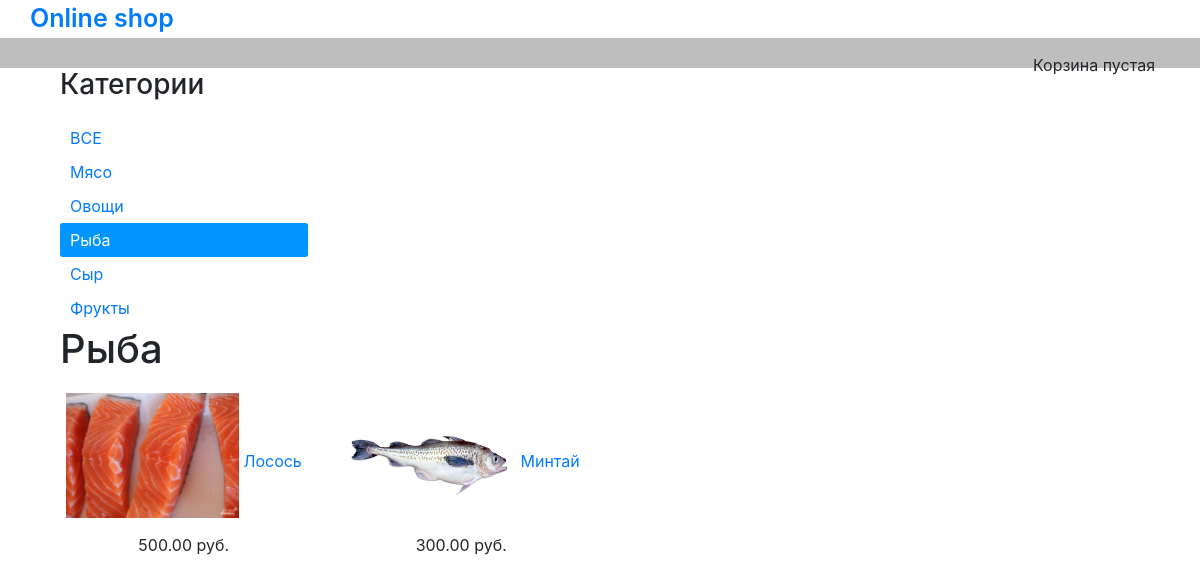
Screenshot of /ryba/ with the database file from the repository.
### shop/models.py (models this page shows, shortened)
class Category(models.Model):
    name = models.CharField(max_length=100, db_index=True)
    slug = models.SlugField(max_length=100, db_index=True, unique=True)
    class Meta:
        ordering = ['name']
        verbose_name = 'Категория'
        verbose_name_plural = 'Категории'
    def get_absolute_url(self):
        return reverse('shop:ProductByCategory', args=[self.slug])

class Product(models.Model):
    category = models.ForeignKey(Category, related_name='products', verbose_name='Категория', on_delete=models.CASCADE)
    name = models.CharField(max_length=100, db_index=True, verbose_name='Название')
    slug = models.SlugField(max_length=100, db_index=True)
    description = models.TextField(blank=True, verbose_name='Описание')
    price = models.DecimalField(max_digits=10, decimal_places=2, verbose_name='Цена')
    image = models.ImageField(upload_to='products/%Y/%m/%d/', blank=True, verbose_name='Изображение товара', default='static/img/no-image.jpg')
    stock = models.PositiveIntegerField(verbose_name='На складе')
    available = models.BooleanField(default=True, verbose_name='Доступен')
    created = models.DateTimeField(auto_now_add=True)
    updated = models.DateTimeField(auto_now=True)
    class Meta:
        ordering = ['name']
        index_together = [
            ['id', 'slug']
        ]
        verbose_name_plural = 'Товары'
    def get_absolute_url(self):
        return reverse('shop:ProductDetail', args=[self.slug, self.id])

### shop/views.py (the view)
# urls.py: url(r'^(?P<category_slug>[-\w]+)/$', views.product_list, name="ProductByCategory"),
def product_list(request, category_slug=None):
    category = None
    categories = Category.objects.all()
    products = Product.objects.filter(available=True)
    if category_slug:
        category = Category.objects.get(slug=category_slug)
        products = Product.objects.filter(category=category)
    return render(request, 'shop/product_list.html', {'categories': categories,
                                                      'products': products,
                                                      'category': category,
                                                      'cart':Cart(request)})

### cart/cart.py (called while the page is built)
    def __len__(self):
        return sum(item['quantity'] for item in self.cart.values())

### cart/context_processors.py (called while the page is built)
def cart(request):
    return {'cart': Cart(request)}

### shop/templates/shop/product_list.html (shortened to what this page needs)
{% extends 'shop/base.html' %}
{% load staticfiles %}
{% block content %}
<div id="sidebar" class="col-sm-3">
    <h3>Категории</h3>
    <ul>
        {% if not category %}<li class="selected" >{% else %}<li>{% endif %}
          <a href="{% url 'shop:product_list' %}">ВСЕ</a>
        </li>
        {% for cat in categories %}
        {% if category.slug == cat.slug %}<li class="selected">{% else %} <li> {% endif %}
            <a href="{{cat.get_absolute_url}}">{{ cat.name }}</a>
        </li>
        {% endfor %}
    </ul>
</div>
 <div id="main" class="product_list col-sm-9">
    <h1>{% if category %}{{ category.name }}{% else %}Товары{% endif %}</h1>
    <div class="items row">
      {% for product in products %}
        <div class="item col-sm-4">
          <a href="{{ product.get_absolute_url }}">
            {% if product.image %}<img src="{{ product.image.url }}" class="img-responsive" alt="{% static 'img/no-image.png' %}">{% else %}<img src="{% static 'img/no-image.png' %}" class="img-responsive">{% endif %}
          </a>
          <a href="{{ product.get_absolute_url }}">{{ product.name }}</a><br>
          {{ product.price }} руб.
        </div>
     {% endfor %}
    </div>
  </div>
{% endblock %}

### static/css/style.css (style rules this page uses)
#sidebar ul { list-style: none; margin: 0; padding: 0; margin-top: 20px; }
#sidebar ul li { padding: 5px 10px; }
#sidebar ul li.selected { background: #0095ff; color: white; border-radius: 3px; }
#sidebar ul li.selected a { color: white; }
.items { margin-top: 20px; }
.item { text-align: center; margin-bottom: 30px; }
.item a img { margin:auto; margin-bottom: 15px; width:70%; height:125px; }

### rows the page displays
Category: name "Мясо"
Category: name "Овощи"
Category: name "Рыба"
Category: name "Сыр"
Category: name "Фрукты"
Product: image (picture), name "Лосось", price "500.00"
Product: image (picture), name "Минтай", price "300.00"
